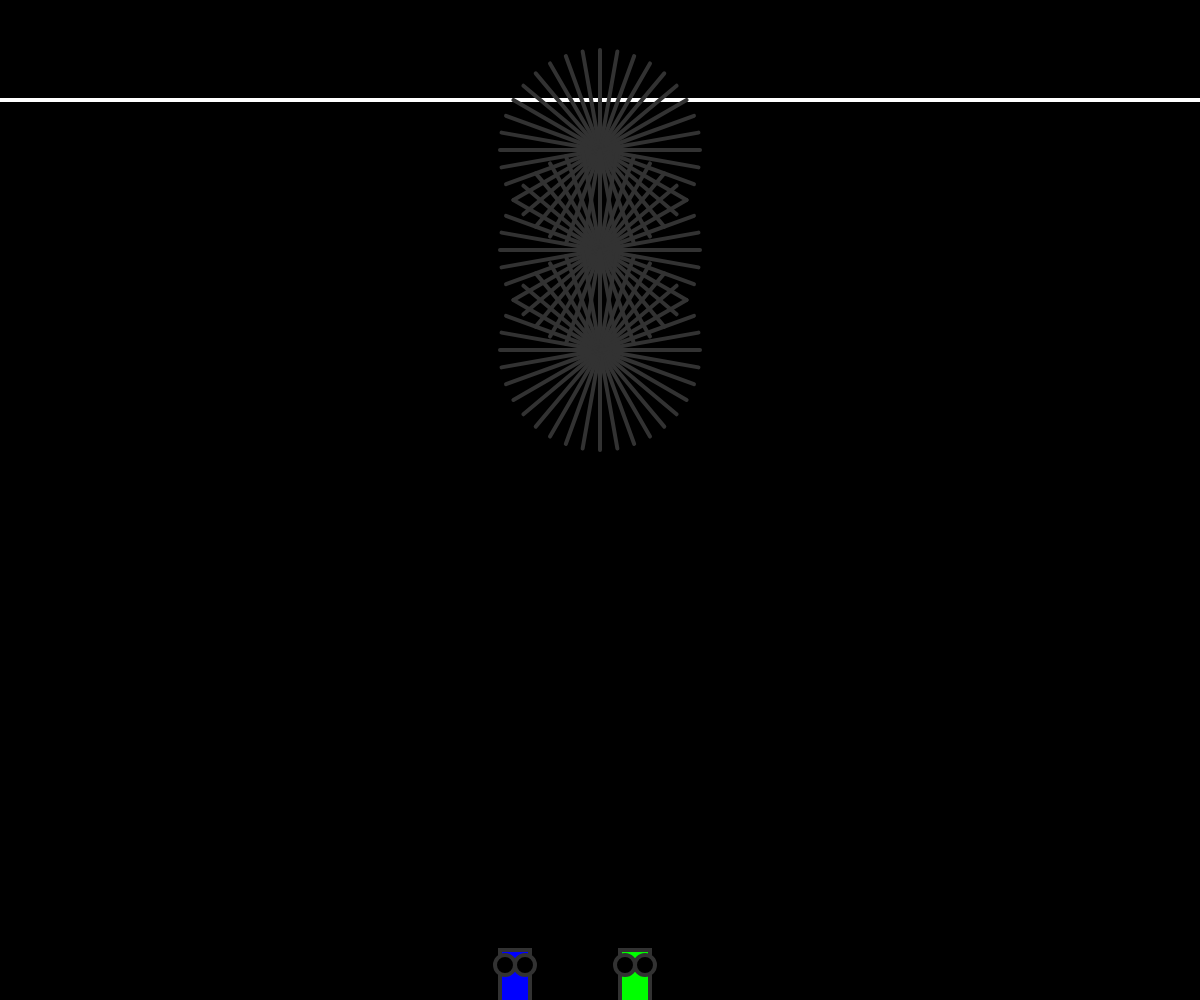
Frame 1 (no input)
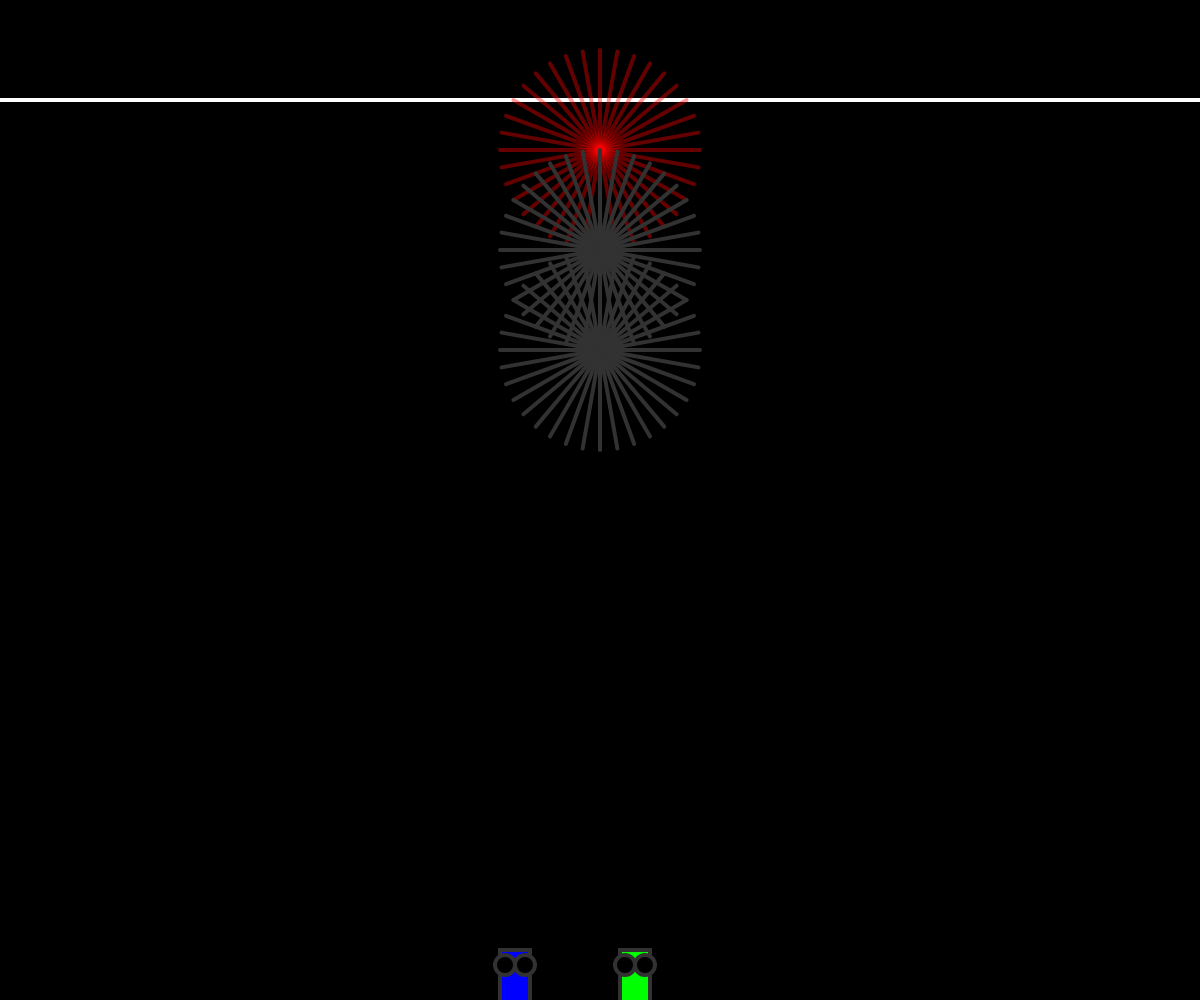
Frame 60 (no input)
Frame 120 (the mouse pressed at the canvas centre since frame 60): identical to frame 60, image omitted

The p5.js sketch that drew these frames (run headless with seeded random() and noise() and a simulated clock; from frame 60 on, the mouse is pressed at the canvas centre):

// p5.js sketch
// ── sketch.js
let redLight, yellowLight, greenLight;
let car1, car2;

let currentState = "red"; // Estado inicial del semáforo
let lastChangeTime = 0; // Para evitar cambios demasiado rápidos
let changeDelay = 500; // Tiempo mínimo entre cambios (en milisegundos)
let gameStarted = false; // Indica si la carrera ha comenzado
let winner = null; // Ganador de la carrera

function setup() {
  createCanvas (windowWidth, windowHeight);
  noStroke();

  // Definir las luces
  redLight = new Light(width / 2, 150, color(255, 0, 0)); // Luz roja
  yellowLight = new Light(width / 2, 250, color(255, 255, 0)); // Luz amarilla
  greenLight = new Light(width / 2, 350, color(0, 255, 0)); // Luz verde

  // Crear coches
  car1 = new Car(width / 2 - 100, height - 50, color(0, 0, 255)); // Coche azul
  car2 = new Car(width / 2 + 20, height - 50, color(0, 255, 0)); // Coche verde
}

function draw() {
  background(0);

  // Dibujar la meta
  drawFinishLine();

  // Mostrar las luces como rayos
  redLight.show();
  yellowLight.show();
  greenLight.show();

  // Mostrar los coches
  car1.show();
  car2.show();

  // Verificar si alguien ganó
  checkWinner();

  // Activar las luces correspondientes según el estado actual
  if (currentState === "red") {
    redLight.activate();
    yellowLight.deactivate();
    greenLight.deactivate();
  } else if (currentState === "yellow") {
    redLight.deactivate();
    yellowLight.activate();
    greenLight.deactivate();
  } else if (currentState === "green") {
    redLight.deactivate();
    yellowLight.deactivate();
    greenLight.activate();
    gameStarted = true; // Permitir que los coches se muevan
  }

  // Mostrar mensaje de ganador
  if (winner) {
    textSize(32);
    fill(255);
    textAlign(CENTER);
    text(`${winner} gana la carrera!`, width / 2, height / 2);
    noLoop(); // Detener el juego
  }
}

function keyPressed() {
  // Movimiento del coche azul
  if (gameStarted && !winner) {
    if (key === "w" || key === "W") {
      car1.move(-1); // Mover hacia arriba
    } else if (key === "s" || key === "S") {
      car1.move(1); // Mover hacia abajo
    }

    // Movimiento del coche verde
    if (keyCode === UP_ARROW) {
      car2.move(-1); // Mover hacia arriba
    } else if (keyCode === DOWN_ARROW) {
      car2.move(1); // Mover hacia abajo
    }
  }
}

function mousePressed() {
  // Cambiar el estado del semáforo según dónde se haga clic
  if (millis() - lastChangeTime > changeDelay) {
    if (dist(mouseX, mouseY, width / 2, 150) < 50) {
      changeLight("red");
    } else if (dist(mouseX, mouseY, width / 2, 250) < 50) {
      changeLight("yellow");
    } else if (dist(mouseX, mouseY, width / 2, 350) < 50) {
      changeLight("green");
    }
  }
}

function changeLight(newState) {
  // Cambiar el estado del semáforo si ha pasado suficiente tiempo
  currentState = newState;
  lastChangeTime = millis();
}

function drawFinishLine() {
  stroke(255);
  strokeWeight(4);
  line(0, 100, width, 100); // Línea de meta
  noStroke();
}

function checkWinner() {
  if (!winner) {
    if (car1.pos.y <= 100) {
      winner = "¡Coche Azul";
    } else if (car2.pos.y <= 100) {
      winner = "¡Coche Verde";
    }
  }
}

class Light {
  constructor(x, y, c) {
    this.pos = createVector(x, y);
    this.color = c;
    this.isActive = false;
    this.rays = [];
    this.createRays();
  }

  createRays() {
    for (let angle = 0; angle < 360; angle += 10) {
      this.rays.push(new Ray(this.pos, radians(angle), this.color));
    }
  }

  show() {
    if (this.isActive) {
      for (let ray of this.rays) {
        ray.show(true);
      }
    } else {
      for (let ray of this.rays) {
        ray.show(false);
      }
    }
  }

  activate() {
    this.isActive = true;
  }

  deactivate() {
    this.isActive = false;
  }
}

class Ray {
  constructor(pos, dir, color) {
    this.pos = pos;
    this.dir = p5.Vector.fromAngle(dir);
    this.color = color;
  }

  show(active = true) {
    if (active) {
      stroke(this.color.levels[0], this.color.levels[1], this.color.levels[2], 100);
    } else {
      stroke(50);
    }
    push();
    translate(this.pos.x, this.pos.y);
    line(0, 0, this.dir.x * 100, this.dir.y * 100);
    pop();
  }
}

class Car {
  constructor(x, y, c) {
    this.pos = createVector(x, y); // Posición inicial del coche
    this.color = c; // Color del coche
    this.speed = 10; // Velocidad del coche
  }

  show() {
    fill(this.color);
    // Dibujar el cuerpo del coche (orientado verticalmente)
    rect(this.pos.x, this.pos.y, 30, 80); // Ajustar ancho y alto del coche para posición vertical

    fill(0); // Color de las ruedas (negro)
    // Dibujar ruedas en la parte superior e inferior
    ellipse(this.pos.x + 5, this.pos.y + 15, 20, 20); // Rueda superior izquierda
    ellipse(this.pos.x + 25, this.pos.y + 15, 20, 20); // Rueda superior derecha
    ellipse(this.pos.x + 5, this.pos.y + 65, 20, 20); // Rueda inferior izquierda
    ellipse(this.pos.x + 25, this.pos.y + 65, 20, 20); // Rueda inferior derecha
  }

  move(direction) {
    this.pos.y += direction * this.speed; // Mover el coche hacia arriba o abajo
    this.pos.y = constrain(this.pos.y, 100, height - 80); // Limitar el movimiento dentro de los bordes
  }
}
